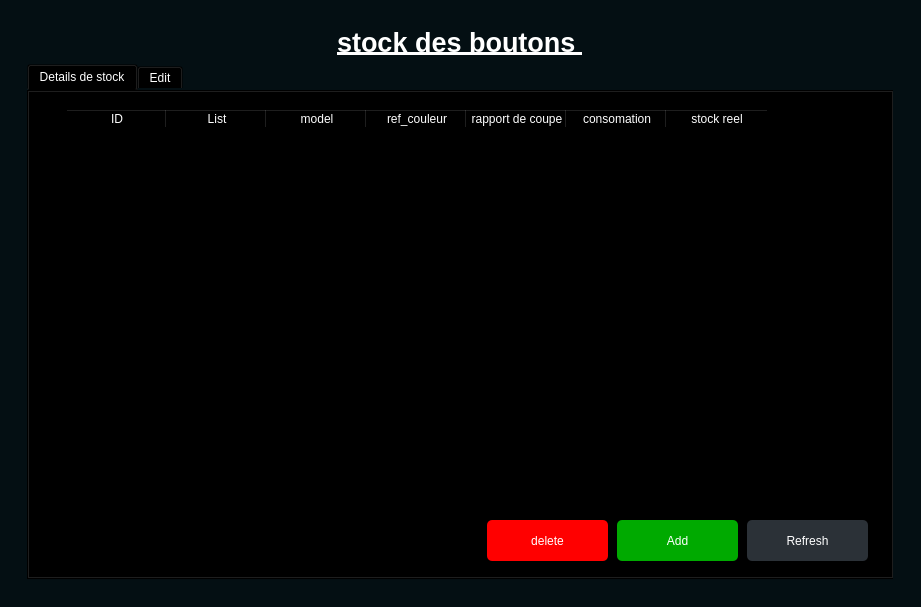
<?xml version="1.0" encoding="UTF-8"?>
<ui version="4.0">
 <class>Fournitures</class>
 <widget class="QMainWindow" name="Fournitures">
  <property name="geometry">
   <rect>
    <x>0</x>
    <y>0</y>
    <width>921</width>
    <height>607</height>
   </rect>
  </property>
  <property name="windowTitle">
   <string>MainWindow</string>
  </property>
  <widget class="QWidget" name="centralwidget">
   <property name="styleSheet">
    <string notr="true">

*{border: none; background-color:transparent;color:#fff;}
#centralwidget{ background-color: #040f13;}
#side_menu{
background-color: #071e25; border-radius: 20px;}
QPushButton{ padding: 10px;
background-color: #2b3137;
border-radius: 5px;}
#main_body{
background-color: #071e25; border-radius: 10px;}
</string>
   </property>
   <layout class="QGridLayout" name="gridLayout_2">
    <item row="0" column="0">
     <widget class="QFrame" name="frame">
      <property name="sizePolicy">
       <sizepolicy hsizetype="Preferred" vsizetype="Expanding">
        <horstretch>0</horstretch>
        <verstretch>0</verstretch>
       </sizepolicy>
      </property>
      <property name="frameShape">
       <enum>QFrame::StyledPanel</enum>
      </property>
      <property name="frameShadow">
       <enum>QFrame::Raised</enum>
      </property>
      <layout class="QHBoxLayout" name="horizontalLayout">
       <item>
        <widget class="QWidget" name="widget" native="true">
         <layout class="QGridLayout" name="gridLayout">
          <item row="0" column="0" alignment="Qt::AlignHCenter">
           <widget class="QLabel" name="label">
            <property name="maximumSize">
             <size>
              <width>461</width>
              <height>16777215</height>
             </size>
            </property>
            <property name="styleSheet">
             <string notr="true">font: 19pt &quot;Century Gothic&quot;;</string>
            </property>
            <property name="text">
             <string>&lt;html&gt;&lt;head/&gt;&lt;body&gt;&lt;p&gt;&lt;span style=&quot; font-size:20pt; font-weight:600; text-decoration: underline;&quot;&gt;stock des boutons &lt;/span&gt;&lt;/p&gt;&lt;/body&gt;&lt;/html&gt;</string>
            </property>
           </widget>
          </item>
          <item row="1" column="0">
           <widget class="QTabWidget" name="tabWidget">
            <property name="currentIndex">
             <number>0</number>
            </property>
            <widget class="QWidget" name="table">
             <attribute name="title">
              <string>Details de stock</string>
             </attribute>
             <widget class="QTableWidget" name="tab">
              <property name="geometry">
               <rect>
                <x>40</x>
                <y>20</y>
                <width>861</width>
                <height>391</height>
               </rect>
              </property>
              <column>
               <property name="text">
                <string>ID</string>
               </property>
              </column>
              <column>
               <property name="text">
                <string>List</string>
               </property>
              </column>
              <column>
               <property name="text">
                <string>model</string>
               </property>
              </column>
              <column>
               <property name="text">
                <string>ref_couleur</string>
               </property>
              </column>
              <column>
               <property name="text">
                <string>rapport de coupe</string>
               </property>
              </column>
              <column>
               <property name="text">
                <string>consomation</string>
               </property>
              </column>
              <column>
               <property name="text">
                <string>stock reel</string>
               </property>
              </column>
             </widget>
             <widget class="QPushButton" name="add">
              <property name="geometry">
               <rect>
                <x>590</x>
                <y>430</y>
                <width>121</width>
                <height>41</height>
               </rect>
              </property>
              <property name="styleSheet">
               <string notr="true">background-color: rgb(0, 170, 0);</string>
              </property>
              <property name="text">
               <string>Add</string>
              </property>
             </widget>
             <widget class="QPushButton" name="refresh">
              <property name="geometry">
               <rect>
                <x>720</x>
                <y>430</y>
                <width>121</width>
                <height>41</height>
               </rect>
              </property>
              <property name="text">
               <string>Refresh</string>
              </property>
             </widget>
             <widget class="QPushButton" name="add_2">
              <property name="geometry">
               <rect>
                <x>460</x>
                <y>430</y>
                <width>121</width>
                <height>41</height>
               </rect>
              </property>
              <property name="styleSheet">
               <string notr="true">
background-color: rgb(255, 0, 0);</string>
              </property>
              <property name="text">
               <string>delete</string>
              </property>
             </widget>
            </widget>
            <widget class="QWidget" name="tab1">
             <attribute name="title">
              <string>Edit</string>
             </attribute>
            </widget>
           </widget>
          </item>
         </layout>
        </widget>
       </item>
      </layout>
     </widget>
    </item>
   </layout>
  </widget>
 </widget>
 <resources>
  <include location="../../Desktop/lutex-stock/icons.qrc"/>
 </resources>
 <connections/>
</ui>
